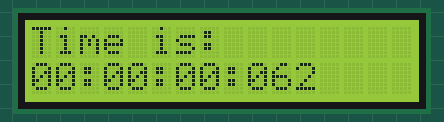
This sketch was run on a simulated Arduino Uno, built with avr-gcc and run on an emulated ATmega328P. On the bench: 16×2 character LCD.

Above: at 0.1 s.
At 4.1 s:
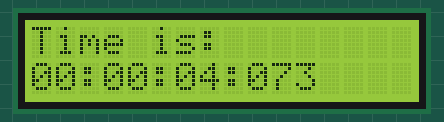
At 9.1 s:
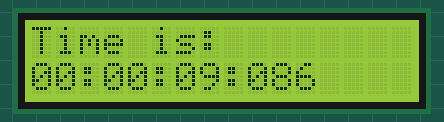
At 19.2 s:
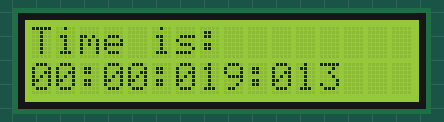
At 28.2 s:
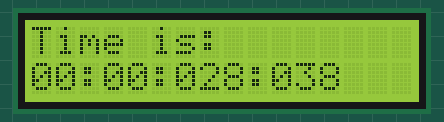
At 38.2 s:
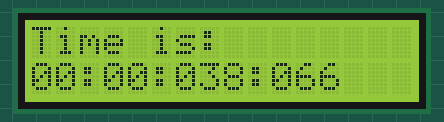

The sketch:

sketch_Show_Clock__LCD.ino
```cpp
#include <LiquidCrystal.h>
const int rs = 12, en = 11, d4 = 5, d5 = 4, d6 = 3, d7 = 2;
LiquidCrystal lcd(rs, en, d4, d5, d6, d7);
const int nine = 9;
const int ten = 10;
// defines variables
void setup() {
  //I put your setup code here, to run once:
  lcd.begin(16, 2);
  lcd.print("Time is:");
  //digitalwrite(nine,LOW);
  Serial.begin(9600);
}
void loop() {
  lcd.setCursor(0, 1);
  unsigned long currentMillis = millis();
  unsigned long seconds = currentMillis / 1000;
  int milliseconds = currentMillis % 100;
  int hour = seconds / 3600;
  int minute = (seconds % 3600) / 60;
  int second = (seconds % 3600) % 60;
  String time = "";
  if (hour < 10) {
    time += "0";
  }
  time += String(hour) + ":";
  if (minute < 60) {
    time += "0";
  }
  time += String(minute) + ":";
  if (second < 60) {
    time += "0";
  }
  time += String(second) + ":";
  if (milliseconds < 100) {
    time += "0";
  }
  if (milliseconds < 10) {
    time += "0";
  }
  time += String(milliseconds);
  lcd.print(time);
  delay(1000);
}
```

Measured:
- what the display in image 1 shows lasts 1.0 s, from 4.1 s to 5.1 s
